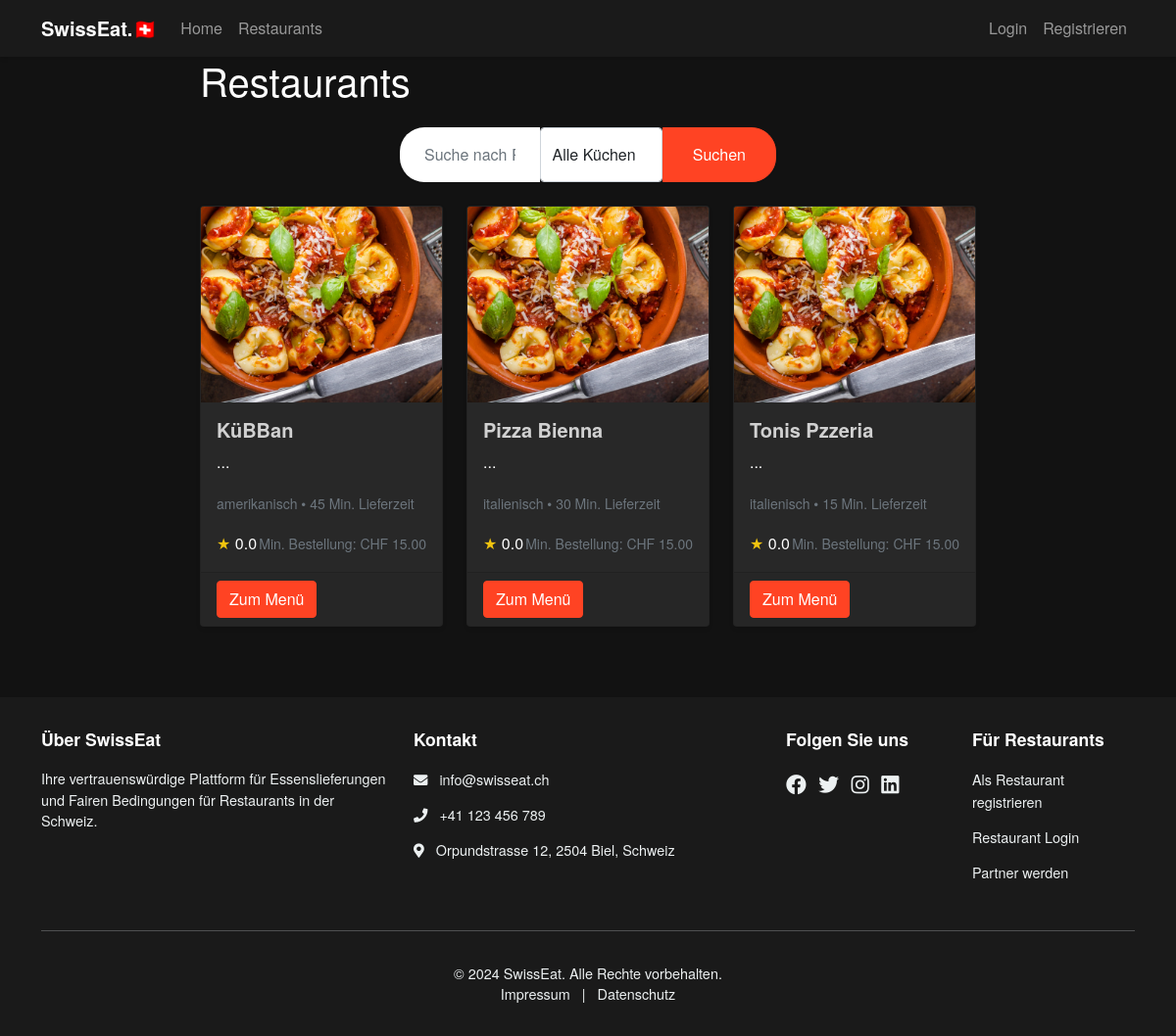
The app's page /restaurants, older data.
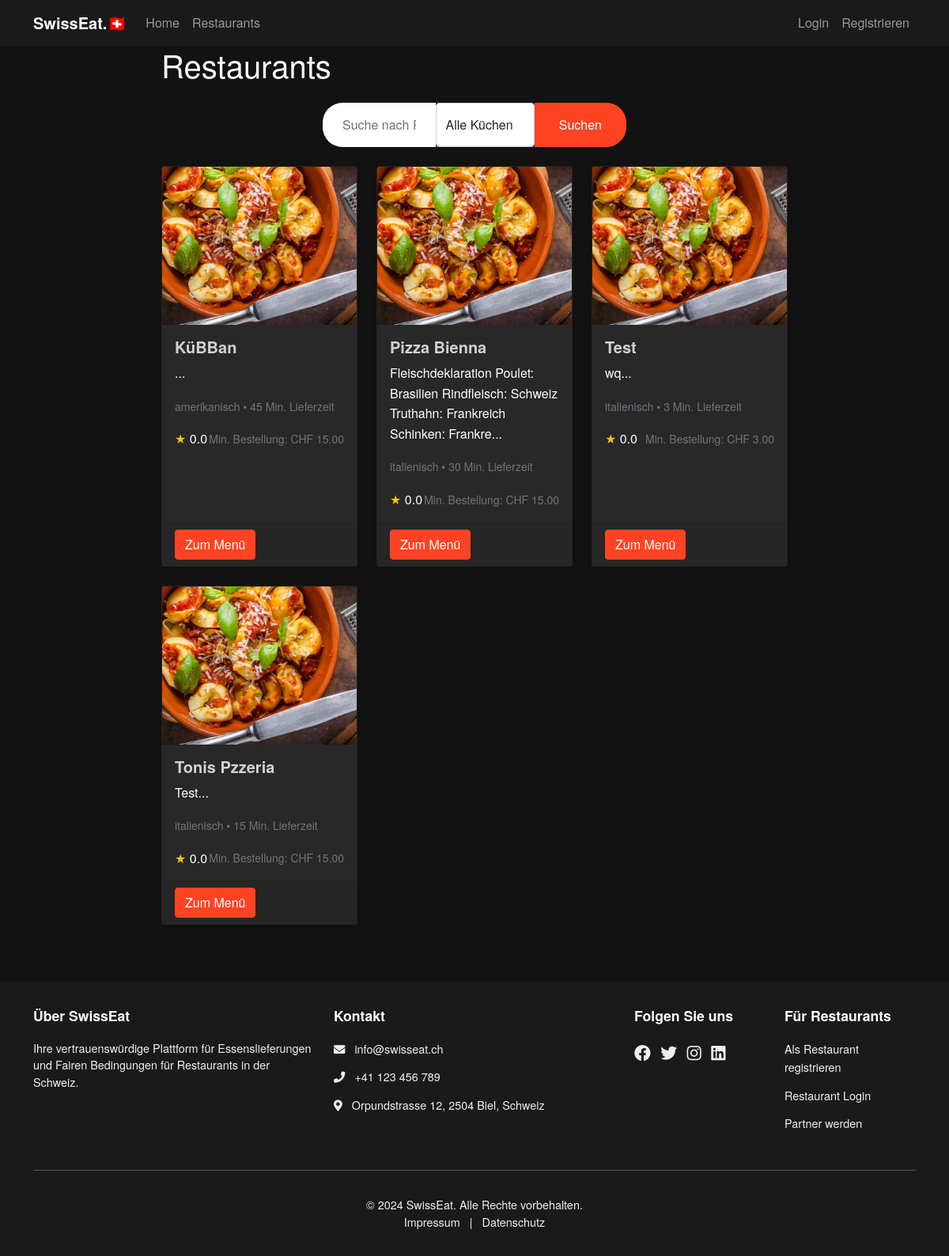
The same page, newer data.
### swisseat/models.py (models this page shows, shortened)
class Restaurant(db.Model):
    id = db.Column(db.Integer, primary_key=True)
    name = db.Column(db.String(100), nullable=False)
    description = db.Column(db.Text)
    address = db.Column(db.String(200), nullable=False)
    cuisine_type = db.Column(db.String(50), nullable=False)
    rating = db.Column(db.Float, default=0.0)
    delivery_time = db.Column(db.Integer, nullable=False)  # in minutes
    minimum_order = db.Column(db.Float, nullable=False)  # in CHF
    delivery_fee = db.Column(db.Float, nullable=False)  # in CHF
    accepts_cash = db.Column(db.Boolean, nullable=False, default=True)
    accepts_twint = db.Column(db.Boolean, nullable=False, default=True)
    accepts_paypal = db.Column(db.Boolean, nullable=False, default=True)
    is_active = db.Column(db.Boolean, nullable=False, default=True)
    owner_id = db.Column(db.Integer, db.ForeignKey('user.id'), nullable=False)
    menu_items = db.relationship('MenuItem', backref='restaurant', lazy=True)
    orders = db.relationship('Order', backref='restaurant', lazy=True)
    reviews = db.relationship('Review', backref='restaurant', lazy=True)
    carts = db.relationship('Cart', back_populates='restaurant', lazy=True)

### swisseat/restaurants/routes.py (the view)
@restaurants.route("/restaurants")
def list():
    page = request.args.get('page', 1, type=int)
    restaurants_list = Restaurant.query.order_by(Restaurant.name).paginate(page=page, per_page=12)
    return render_template('restaurants/list.html', restaurants=restaurants_list)

### swisseat/templates/restaurants/list.html (shortened to what this page needs)
{% extends "layout.html" %}
{% block content %}
    <div class="restaurant-list container">
        <h1 class="mb-4">Restaurants</h1>
        <div class="list-search-form row mb-4">
            <div class="col-md-6">
                <form method="GET" action="{{ url_for('restaurants.search') }}" style="display: flex;" class="search-container form-inline">
                    <input type="text" name="q" class="form-control mr-2" placeholder="Suche nach Restaurants...">
                    <select name="cuisine" class="form-control mr-2">
                        <option value="">Alle Küchen</option>
                    </select>
                    <button type="submit" class="btn btn-primary">Suchen</button>
                </form>
            </div>
        </div>
        <div class="row">
            {% for restaurant in restaurants.items %}
                <div class="col-md-4 mb-4">
                    <div class="card h-100">
                        <img src="{{ url_for('static', filename='img/restaurants/' + restaurant.id|string + '.jpg') }}"
                             class="card-img-top" alt="{{ restaurant.name }}"
                             style="height: 200px; object-fit: cover;"
                             onerror="this.src='{{ url_for('static', filename='img/default-restaurant.jpg') }}'">
                        <div class="card-body">
                            <h5 class="card-title">{{ restaurant.name }}</h5>
                            <p class="card-text">{{ restaurant.description[:100] }}...</p>
                            <p class="card-text">
                                <small class="text-muted">
                                    {{ restaurant.cuisine_type }} • {{ restaurant.delivery_time }} Min. Lieferzeit
                                </small>
                            </p>
                            <div class="d-flex justify-content-between align-items-center">
                                <div class="rating">
                                    <span class="text-warning">★</span>
                                    <span>{{ "%.1f"|format(restaurant.rating) }}</span>
                                </div>
                                <small class="text-muted">Min. Bestellung: CHF {{ "%.2f"|format(restaurant.minimum_order) }}</small>
                            </div>
                        </div>
                        <div class="card-footer">
                            <a href="{{ url_for('restaurants.menu', restaurant_id=restaurant.id) }}"
                               class="btn btn-primary btn-block">Zum Menü</a>
                        </div>
                    </div>
                </div>
            {% endfor %}
        </div>
    </div>
{% endblock content %}

Row changes from the older to the newer data that the page shows:
changed Restaurant "Pizza Bienna": description (not shown) → "Fleischdeklaration Poulet: Brasilien Rindfleisch: Schweiz Truthahn: Frankreich Schinken: Frankre"
added Restaurant: name "Test", description "wq", cuisine_type "italienisch", delivery_time "3", rating "0.0", minimum_order "3.00"
changed Restaurant "Tonis Pzzeria": description (not shown) → "Test"
